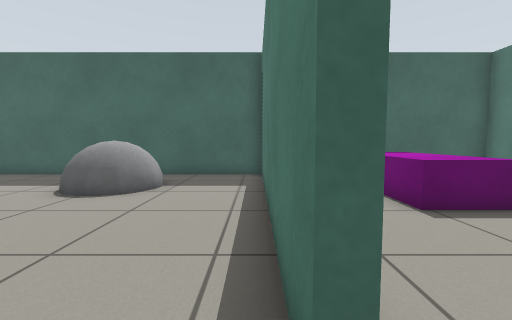
View 1 (above)

16 first-person views from a walk through a Gazebo world. The camera is 0.68 m above the floor, tilts 4° down and sees 90° across. The floor is counted in squares, 0.5 m on a side. Each view is taken from the middle of a square. On the plan, view 1 faces up. The plan holds only what a view shows up to about 13 squares ahead; the rest is blank.

View 2
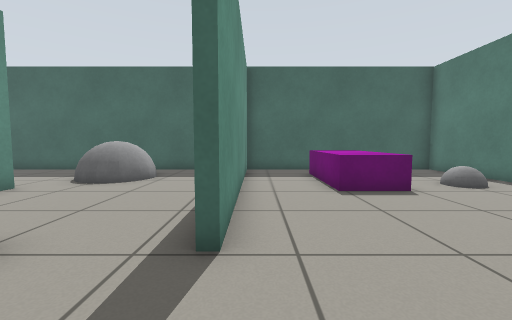

View 3
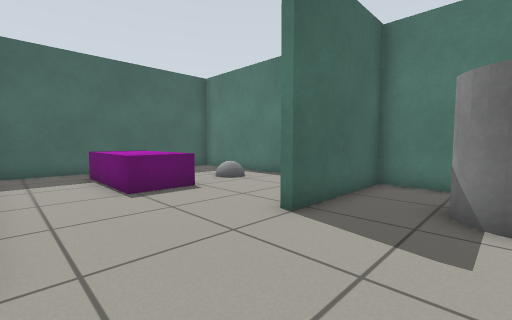

View 4
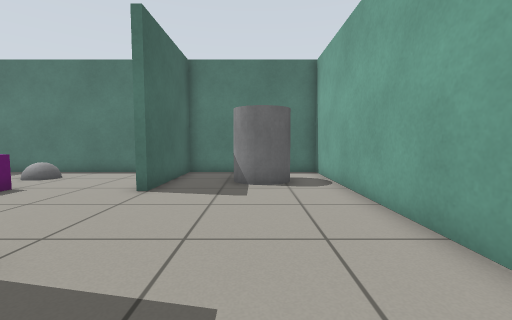

View 5
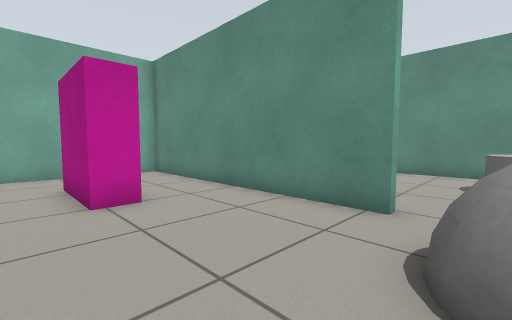

View 6
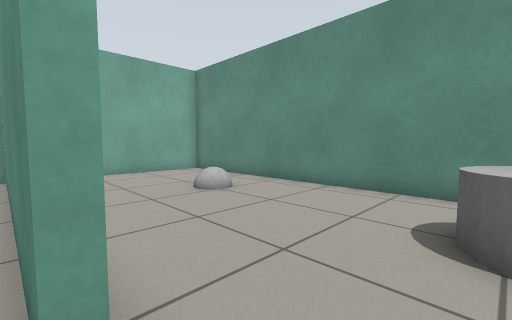

View 7
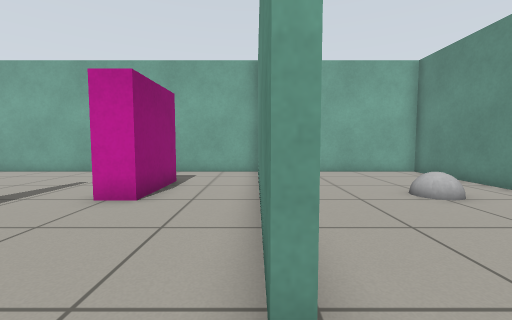

View 8
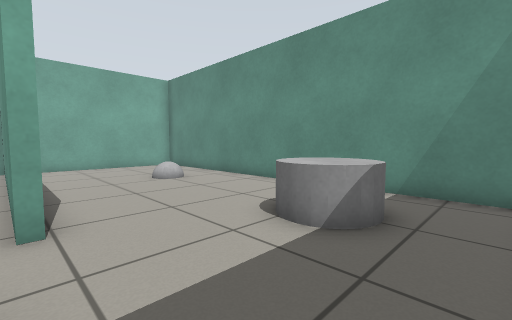

View 9
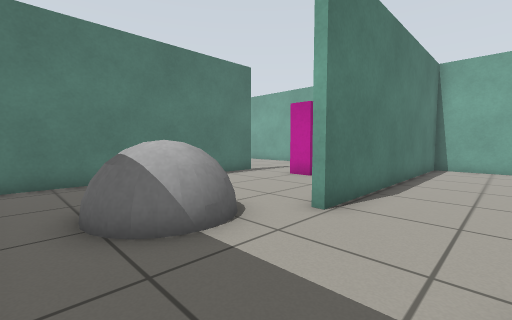

View 10
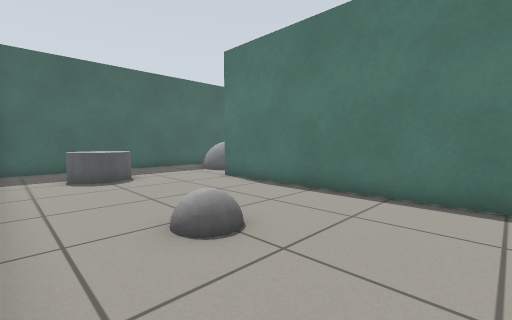

View 11
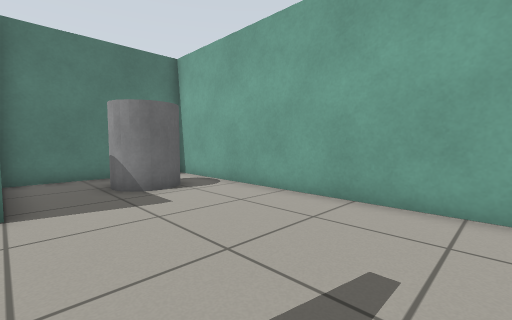

View 12
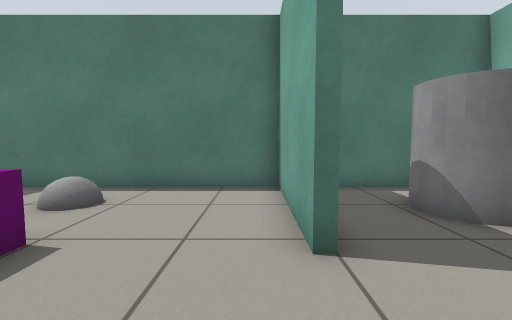

View 13
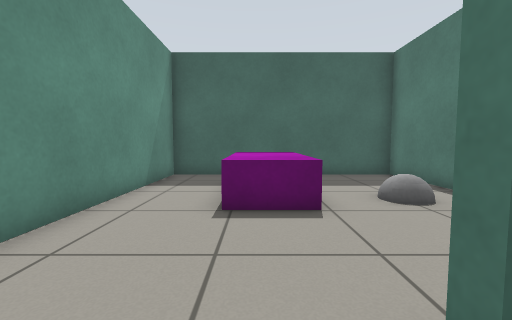

View 14
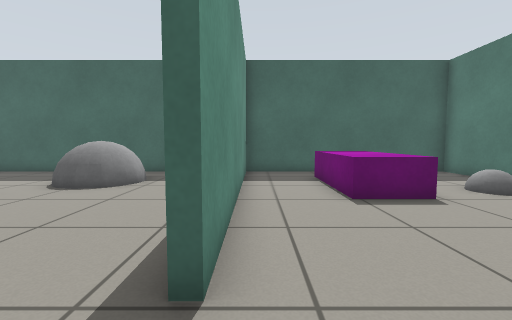

View 15
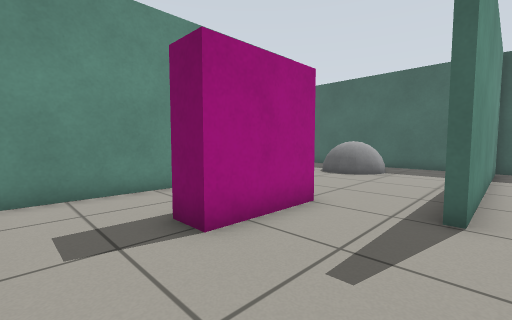

View 16
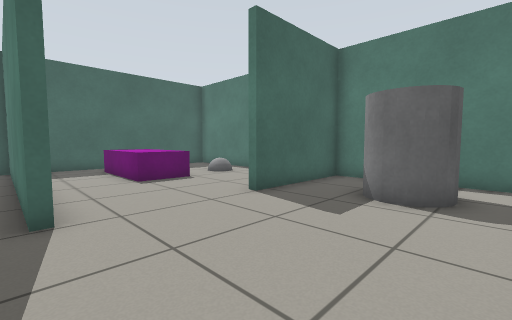

### Floor plan
Points are (right, up) in squares from view 1. A wall is a line through its corners. A room is listed if a view was taken in it or the views show most of it. See-through windows are left out.
Room 1 (views 1, 2, 3, 4, 5, 6, 7, 8, 9, 10, 11, 12, 13, 14, 15, 16)
walls: (0.2, 1) (0.2, 10.7) (-13.1, 10.7); (5, 1.3) (9.6, 1.3) (9.6, 10.7) (0.6, 10.7) (0.6, 1); (-13.3, 10.1) (-13.3, -4.7) (-6.4, -4.7) (-6.4, 5.4) (-6.1, 5.4) (-6.1, -4.7) (9.6, -4.7) (9.6, 1.1) (5, 1.1)
objects: grey ball (-11, 0) to (-10, 1); grey cylinder (-11, 7) to (-10, 8); grey ball (-5, 7) to (-3, 9); magenta box (-3, -2) to (-2, 1); magenta box (4, 5) to (5, 9); grey cylinder (6, -3) to (8, -1); grey ball (7, 6) to (8, 6)

Where each view was taken, in squares from view 1:
view 1: 0 up, 0 right, facing up
view 2: 2 down, 1 right, facing up
view 3: 2 down, 1 right, facing up-right
view 4: 2 down, 2 left, facing right
view 5: 7 up, 1 left, facing down-left
view 6: 7 up, 6 left, facing down-left
view 7: 7 up, 6 left, facing down
view 8: 10 up, 6 left, facing down-left
view 9: 10 up, 9 left, facing down-right
view 10: 3 down, 13 left, facing up-right
view 11: 1 up, 1 left, facing down-right
view 12: 2 up, 2 right, facing right
view 13: 0 up, 4 right, facing up
view 14: 1 down, 1 right, facing up
view 15: 4 down, 1 right, facing up-left
view 16: 4 down, 0 right, facing up-right
